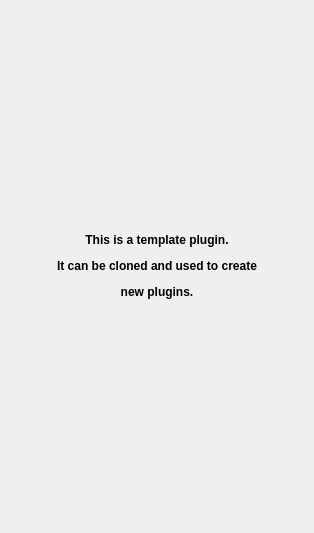
<?xml version="1.0" encoding="UTF-8"?>
<ui version="4.0">
 <class>PluginGui</class>
 <widget class="QWidget" name="PluginGui">
  <property name="geometry">
   <rect>
    <x>0</x>
    <y>0</y>
    <width>314</width>
    <height>533</height>
   </rect>
  </property>
  <property name="windowTitle">
   <string>Form</string>
  </property>
  <layout class="QGridLayout" name="gridLayout">
   <item row="0" column="0">
    <widget class="QLabel" name="label">
     <property name="text">
      <string>&lt;html&gt;&lt;head/&gt;&lt;body&gt;&lt;p&gt;&lt;span style=&quot; font-weight:600;&quot;&gt;This is a template plugin.&lt;/span&gt;&lt;/p&gt;&lt;p&gt;&lt;span style=&quot; font-weight:600;&quot;&gt;It can be cloned and used to create&lt;/span&gt;&lt;/p&gt;&lt;p&gt;&lt;span style=&quot; font-weight:600;&quot;&gt;new plugins.&lt;/span&gt;&lt;/p&gt;&lt;/body&gt;&lt;/html&gt;</string>
     </property>
     <property name="alignment">
      <set>Qt::AlignCenter</set>
     </property>
    </widget>
   </item>
  </layout>
 </widget>
 <resources/>
 <connections/>
</ui>
